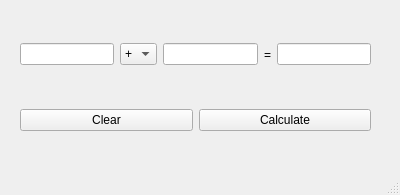
<?xml version="1.0" encoding="UTF-8"?>
<ui version="4.0">
 <class>Calculator</class>
 <widget class="QMainWindow" name="Calculator">
  <property name="geometry">
   <rect>
    <x>0</x>
    <y>0</y>
    <width>400</width>
    <height>195</height>
   </rect>
  </property>
  <property name="windowTitle">
   <string>Calculator</string>
  </property>
  <widget class="QWidget" name="centralwidget">
   <widget class="QWidget" name="horizontalLayoutWidget">
    <property name="geometry">
     <rect>
      <x>20</x>
      <y>19</y>
      <width>351</width>
      <height>71</height>
     </rect>
    </property>
    <layout class="QHBoxLayout" name="horizontalLayout_2">
     <property name="sizeConstraint">
      <enum>QLayout::SetDefaultConstraint</enum>
     </property>
     <item>
      <widget class="QLineEdit" name="input1"/>
     </item>
     <item>
      <widget class="QComboBox" name="comboBox">
       <item>
        <property name="text">
         <string>+</string>
        </property>
       </item>
       <item>
        <property name="text">
         <string>-</string>
        </property>
       </item>
       <item>
        <property name="text">
         <string>*</string>
        </property>
       </item>
       <item>
        <property name="text">
         <string>/</string>
        </property>
       </item>
      </widget>
     </item>
     <item>
      <widget class="QLineEdit" name="input2"/>
     </item>
     <item>
      <widget class="QLabel" name="label">
       <property name="text">
        <string>=</string>
       </property>
      </widget>
     </item>
     <item>
      <widget class="QLineEdit" name="result">
       <property name="readOnly">
        <bool>true</bool>
       </property>
      </widget>
     </item>
    </layout>
   </widget>
   <widget class="QWidget" name="horizontalLayoutWidget_2">
    <property name="geometry">
     <rect>
      <x>20</x>
      <y>100</y>
      <width>351</width>
      <height>41</height>
     </rect>
    </property>
    <layout class="QHBoxLayout" name="horizontalLayout_3">
     <item>
      <widget class="QPushButton" name="clear_button">
       <property name="text">
        <string>Clear</string>
       </property>
      </widget>
     </item>
     <item>
      <widget class="QPushButton" name="calculate_button">
       <property name="text">
        <string>Calculate</string>
       </property>
      </widget>
     </item>
    </layout>
   </widget>
  </widget>
  <widget class="QMenuBar" name="menubar">
   <property name="geometry">
    <rect>
     <x>0</x>
     <y>0</y>
     <width>400</width>
     <height>21</height>
    </rect>
   </property>
  </widget>
  <widget class="QStatusBar" name="statusbar"/>
 </widget>
 <resources/>
 <connections>
  <connection>
   <sender>clear_button</sender>
   <signal>clicked()</signal>
   <receiver>input1</receiver>
   <slot>clear()</slot>
   <hints>
    <hint type="sourcelabel">
     <x>106</x>
     <y>141</y>
    </hint>
    <hint type="destinationlabel">
     <x>61</x>
     <y>74</y>
    </hint>
   </hints>
  </connection>
  <connection>
   <sender>clear_button</sender>
   <signal>clicked()</signal>
   <receiver>result</receiver>
   <slot>clear()</slot>
   <hints>
    <hint type="sourcelabel">
     <x>106</x>
     <y>141</y>
    </hint>
    <hint type="destinationlabel">
     <x>329</x>
     <y>74</y>
    </hint>
   </hints>
  </connection>
  <connection>
   <sender>clear_button</sender>
   <signal>clicked()</signal>
   <receiver>input2</receiver>
   <slot>clear()</slot>
   <hints>
    <hint type="sourcelabel">
     <x>106</x>
     <y>141</y>
    </hint>
    <hint type="destinationlabel">
     <x>230</x>
     <y>74</y>
    </hint>
   </hints>
  </connection>
 </connections>
</ui>
